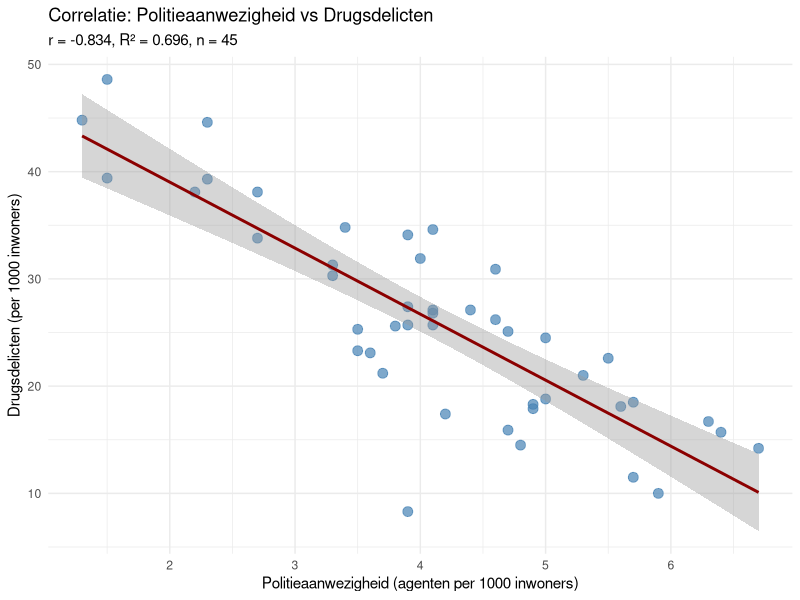
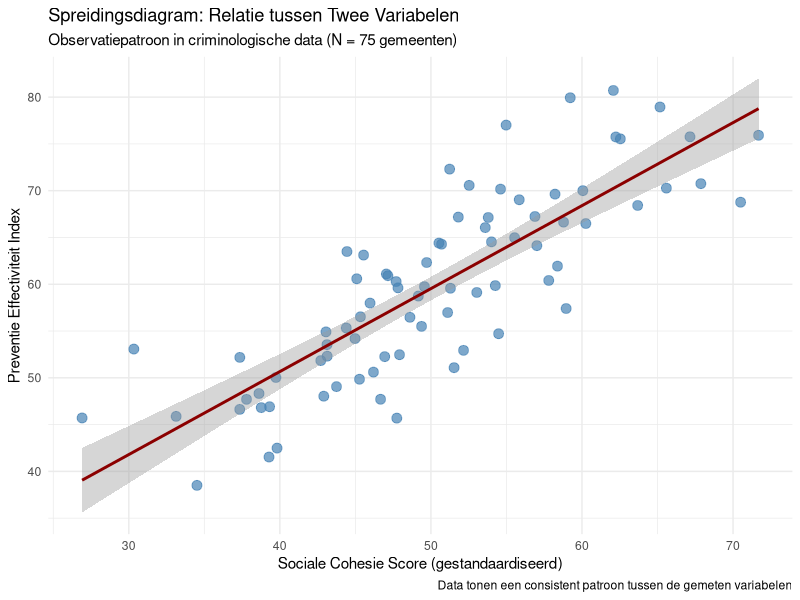
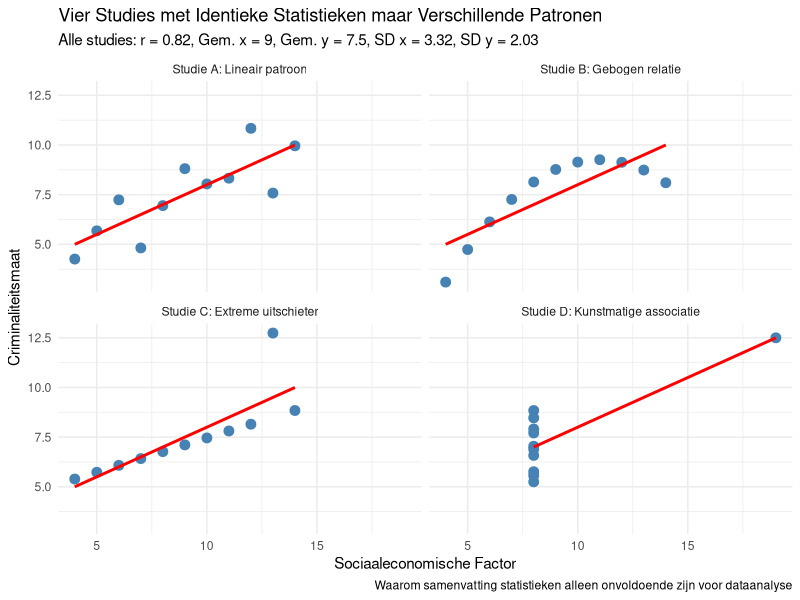
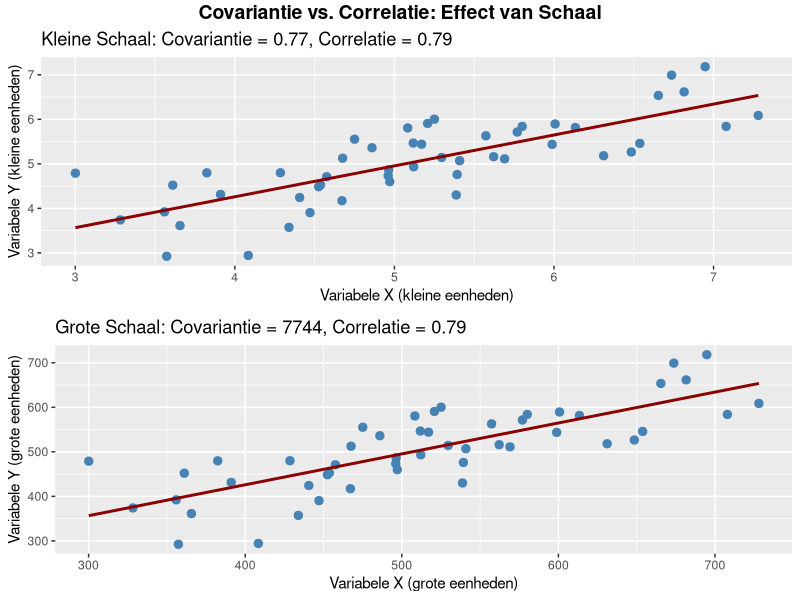
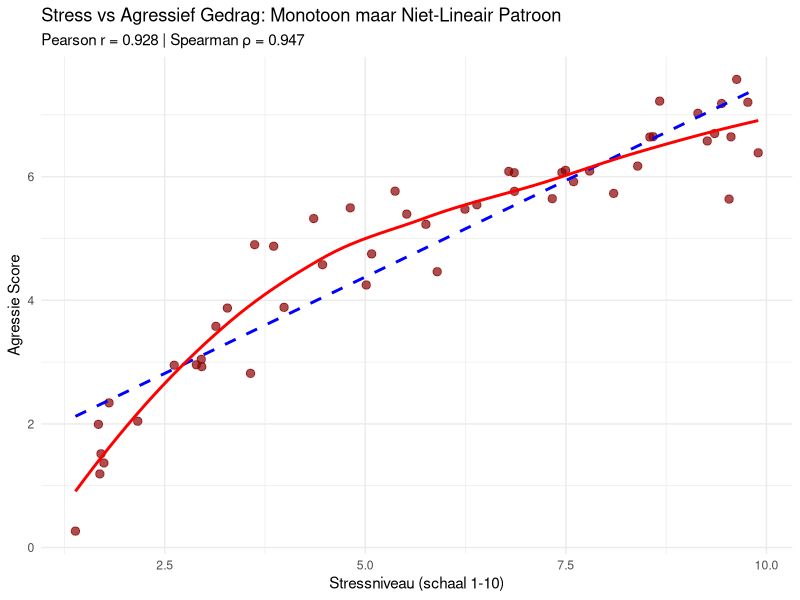
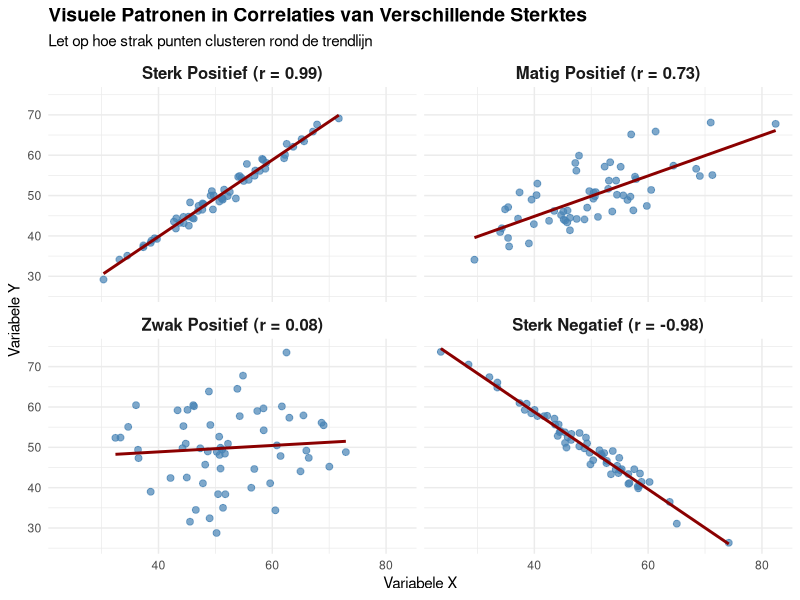
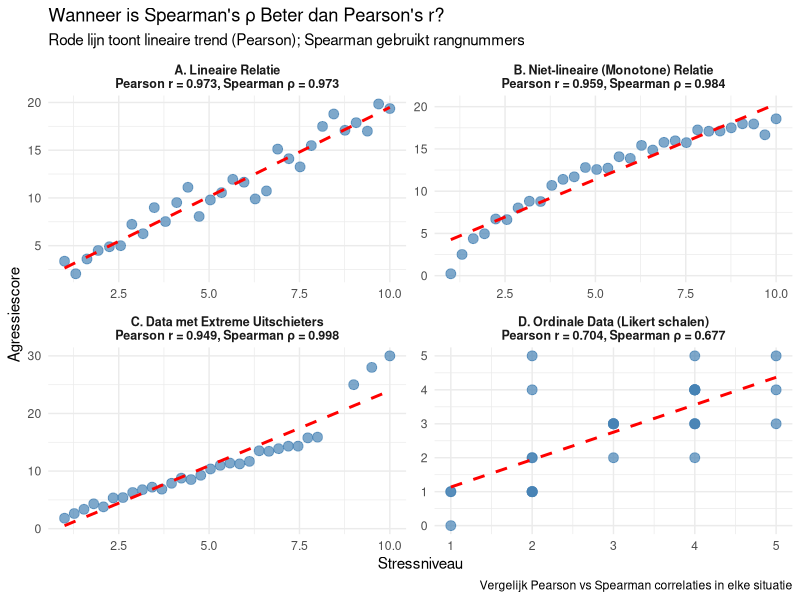
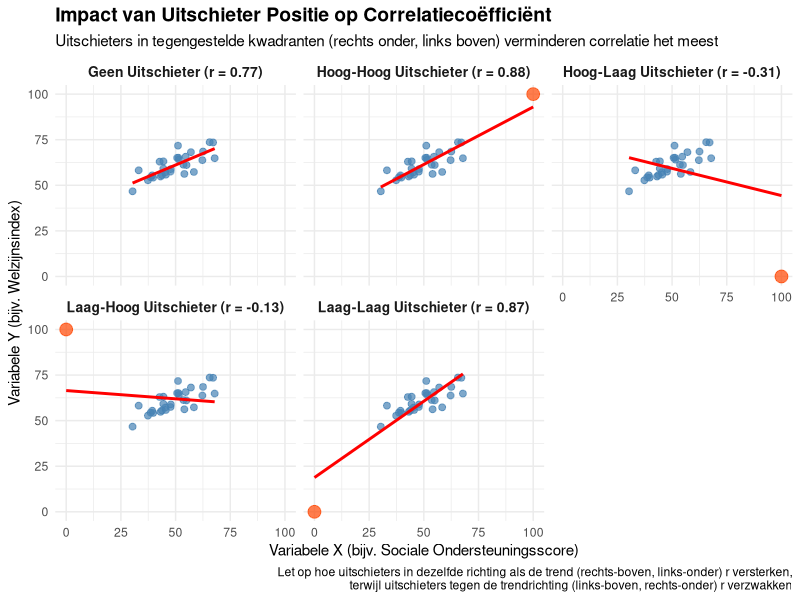

Recreate these plots in R, in order.
## ---- chunk 1
knitr::opts_chunk$set(echo = FALSE, message = FALSE, warning = FALSE, fig.show = 'asis', results = 'hide')
library(knitr)
library(kableExtra)
library(ggplot2)
library(dplyr)
library(flextable)
library(gridExtra)
# library(ragg)      # uncomment if you want the ragg PNG device
library(svglite)     # for SVG output
options(knitr.kable.NA = '')

# Set Dutch locale for R outputs (if available)
Sys.setlocale("LC_TIME", "Dutch")
Sys.setlocale("LC_NUMERIC", "Dutch")

# Function to save plots to Dodona directories
save_dodona_image <- function(plot_obj, question_number, filename = NULL, width = 6, height = 4) {
  if (is.null(filename)) {
    filename <- paste0("correlation_plot_", question_number, ".svg")
  }
  
  # Define the path to the appropriate Dodona directory
  question_dirs <- c(
    "3" = "3.3 Correlatie - Belangrijkste maatregelen",
    "8" = "3.8 Correlatie - Interpreteer correlatie", 
    "9" = "3.9 Correlatie - Wat correlatie vertelt",
    "11" = "3.11 Correlatie - Visualisatie belang",
    "12" = "3.12 Correlatie - Covariantie verschillen",
    "14" = "3.14 Correlatie - Pearson vs Spearman",
    "15" = "3.15 Correlatie - Richting en kracht",
    "18" = "3.18 Correlatie - Wanneer welke correlatie",
    "19" = "3.19 Correlatie - Impact uitschieters",
    "21" = "3.21 Correlatie - Correlatie interpretatie",
    "23" = "3.23 Correlatie - Correlatie aannames"
  )
  
  if (as.character(question_number) %in% names(question_dirs)) {
    dir_name <- question_dirs[as.character(question_number)]
    image_path <- file.path("..", dir_name, "description", "media", filename)
    
    # Create directory if it doesn't exist
    dir.create(dirname(image_path), recursive = TRUE, showWarnings = FALSE)
    
    # Save SVG (vector; best for Dodona/HTML, scales perfectly)
    ggsave(
      filename = image_path,
      plot = plot_obj,
      width = width, height = height, units = "in",
      bg = "white",        # prevent dark-mode overlays from bleeding through
      device = svglite::svglite
    )
    cat("Saved SVG image:", image_path, "with dimensions:", width, "x", height, "\n")
  }
}

# Function to translate common R statistical terms to Dutch
translate_stats <- function(english_term) {
  translations <- c(
    "Mean" = "Gemiddelde",
    "Standard Deviation" = "Standaardafwijking", 
    "Variance" = "Variantie",
    "Correlation" = "Correlatie",
    "p-value" = "p-waarde",
    "Significant" = "Significant",
    "Not significant" = "Niet significant",
    "Sample size" = "Steekproefomvang"
  )
  return(translations[english_term])
}
## ---- chunk 2
# Maak realistische criminologische data met slechts 2 variabelen
set.seed(42)
n <- 45  # Nederlandse gemeenten

# Genereer gecorreleerde criminaliteitsdata
politie <- round(rnorm(n, mean=4.2, sd=1.1), 1)
drugs <- round(25 + rnorm(n, sd=6) - 2.5*scale(politie)[,1]*3, 1)

# Maak dataframe
crime_data <- data.frame(
  "Politieaanwezigheid" = politie,
  "Drugsdelicten" = drugs
)

# DESCRIPTIVE STATISTICS
cat("=== DESCRIPTIVE STATISTICS ===\n\n")

cat("Politieaanwezigheid (agenten per 1000 inwoners):\n")
cat(paste("  Mean (M):", round(mean(crime_data$Politieaanwezigheid), 2), "\n"))
cat(paste("  Standard Deviation (SD):", round(sd(crime_data$Politieaanwezigheid), 2), "\n"))
cat(paste("  Variance:", round(var(crime_data$Politieaanwezigheid), 2), "\n\n"))

cat("Drugsdelicten (per 1000 inwoners):\n")
cat(paste("  Mean (M):", round(mean(crime_data$Drugsdelicten), 2), "\n"))
cat(paste("  Standard Deviation (SD):", round(sd(crime_data$Drugsdelicten), 2), "\n"))
cat(paste("  Variance:", round(var(crime_data$Drugsdelicten), 2), "\n\n"))

# CORRELATION ANALYSIS
cat("=== CORRELATION ANALYSIS ===\n\n")

# Bereken correlatie
r_value <- round(cor(crime_data$Politieaanwezigheid, crime_data$Drugsdelicten), 3)
r_squared <- round(r_value^2, 3)

# Voer significantietest uit
test_result <- cor.test(crime_data$Politieaanwezigheid, crime_data$Drugsdelicten)
p_value <- round(test_result$p.value, 4)

cat(paste("Correlation coefficient (r):", r_value, "\n"))
cat(paste("Coefficient of determination (R²):", r_squared, "\n"))
cat(paste("Explained variance:", round(r_squared * 100, 1), "%\n"))
cat(paste("Sample size (n):", n, "\n"))
cat(paste("p-value:", p_value, "\n"))

if(p_value < 0.001) {
  cat("Significance: p < .001 ***\n")
} else if(p_value < 0.01) {
  cat("Significance: p < .01 **\n")
} else if(p_value < 0.05) {
  cat("Significance: p < .05 *\n")
} else {
  cat("Significance: not significant (p > .05)\n")
}

# Create visualization for Q3.3
# Build subtitle with UTF-8 superscript 2 (works in PNG/SVG/JPEG)
sub_txt <- sprintf("r = %.3f, R\u00B2 = %.3f, n = %d", r_value, r_squared, n)

p_q3 <- ggplot(crime_data, aes(x = Politieaanwezigheid, y = Drugsdelicten)) +
  geom_point(color = "steelblue", size = 3, alpha = 0.7) +
  geom_smooth(method = "lm", formula = y ~ x, se = TRUE, color = "darkred") +
  labs(
    title = "Correlatie: Politieaanwezigheid vs Drugsdelicten",
    subtitle = sub_txt,
    x = "Politieaanwezigheid (agenten per 1000 inwoners)",
    y = "Drugsdelicten (per 1000 inwoners)"
  ) +
  theme_minimal(base_size = 11) +
  theme(
    panel.background = element_rect(fill = "white", colour = NA),
    plot.background  = element_rect(fill = "white", colour = NA)
  )

# Display and save the plot
print(p_q3)

# Save to Dodona directory as SVG
save_dodona_image(p_q3, 3, width = 6, height = 4)
## ---- chunk 3
# Genereer voorbeeldgegevens voor positieve correlatie van 0,75
set.seed(123)
n <- 80
x <- rnorm(n, 50, 10)
y <- 0.75 * scale(x)[,1] * 10 + rnorm(n, 60, 6)

# Maak data frame
pos_cor_data <- data.frame(
  Variable_X = x,
  Variable_Y = y
)

# Bereken correlatie en R-kwadraat
r_value <- round(cor(x, y), 2)
r_squared <- round(r_value^2 * 100, 1)

# Maak visualisatie
p_q8 <- ggplot(pos_cor_data, aes(x = Variable_X, y = Variable_Y)) +
  geom_point(color = "steelblue", size = 3, alpha = 0.7) +
  geom_smooth(method = "lm", formula = y ~ x, se = TRUE, color = "darkred") +
  labs(
    title = "Spreidingsdiagram: Relatie tussen Twee Variabelen",
    subtitle = "Observatiepatroon in criminologische data (N = 75 gemeenten)",
    x = "Sociale Cohesie Score (gestandaardiseerd)",
    y = "Preventie Effectiviteit Index",
    caption = "Data tonen een consistent patroon tussen de gemeten variabelen"
  ) +
  theme_minimal(base_size = 11) +
  theme(
    panel.background = element_rect(fill = "white", colour = NA),
    plot.background  = element_rect(fill = "white", colour = NA)
  )

# Display the plot
print(p_q8)

# Save to Dodona directory
save_dodona_image(p_q8, 8)
## ---- chunk 4
library(tidyr)
library(dplyr)

# Recreate identical statistics with different patterns
data_x1 <- c(10, 8, 13, 9, 11, 14, 6, 4, 12, 7, 5)
data_y1 <- c(8.04, 6.95, 7.58, 8.81, 8.33, 9.96, 7.24, 4.26, 10.84, 4.82, 5.68)
data_x2 <- c(10, 8, 13, 9, 11, 14, 6, 4, 12, 7, 5)
data_y2 <- c(9.14, 8.14, 8.74, 8.77, 9.26, 8.10, 6.13, 3.10, 9.13, 7.26, 4.74)
data_x3 <- c(10, 8, 13, 9, 11, 14, 6, 4, 12, 7, 5)
data_y3 <- c(7.46, 6.77, 12.74, 7.11, 7.81, 8.84, 6.08, 5.39, 8.15, 6.42, 5.73)
data_x4 <- c(8, 8, 8, 8, 8, 8, 8, 19, 8, 8, 8)
data_y4 <- c(6.58, 5.76, 7.71, 8.84, 8.47, 7.04, 5.25, 12.50, 5.56, 7.91, 6.89)

# Calculate statistics (they're identical for all datasets)
corr <- round(cor(data_x1, data_y1), 2)
mean_x <- round(mean(data_x1), 2)
mean_y <- round(mean(data_y1), 2)
sd_x <- round(sd(data_x1), 2)
sd_y <- round(sd(data_y1), 2)

# Combine the data
data_df <- data.frame(
  x1 = data_x1, y1 = data_y1,
  x2 = data_x2, y2 = data_y2,
  x3 = data_x3, y3 = data_y3,
  x4 = data_x4, y4 = data_y4
)

# Transform to long format for easier plotting
data_long <- data_df %>%
  mutate(id = row_number()) %>%
  gather(key, value, -id) %>%
  separate(key, c("axis", "dataset"), sep = 1) %>%
  spread(axis, value) %>%
  select(dataset, id, x, y)

# Create descriptive names for the datasets
dataset_names <- c(
  "1" = "Studie A: Lineair patroon",
  "2" = "Studie B: Gebogen relatie",
  "3" = "Studie C: Extreme uitschieter",
  "4" = "Studie D: Kunstmatige associatie"
)

# Plot the data
p_q11 <- ggplot(data_long, aes(x = x, y = y)) +
  geom_point(size = 3, color = "steelblue") +
  geom_smooth(method = "lm", se = FALSE, color = "red", formula = y ~ x) +
  facet_wrap(~ dataset, ncol = 2, labeller = labeller(dataset = dataset_names)) +
  labs(
    title = "Vier Studies met Identieke Statistieken maar Verschillende Patronen",
    subtitle = paste0("Alle studies: r = ", corr, ", Gem. x = ", mean_x, 
                      ", Gem. y = ", mean_y, ", SD x = ", sd_x, ", SD y = ", sd_y),
    caption = "Waarom samenvatting statistieken alleen onvoldoende zijn voor dataanalyse",
    x = "Sociaaleconomische Factor",
    y = "Criminaliteitsmaat"
  ) +
  theme_minimal(base_size = 11) +
  theme(
    panel.background = element_rect(fill = "white", colour = NA),
    plot.background  = element_rect(fill = "white", colour = NA)
  )

# Display and save the plot
print(p_q11)

# Save to Dodona directory
save_dodona_image(p_q11, 11)
## ---- chunk 5
# Genereer twee datasets met dezelfde correlatie maar verschillende schalen
set.seed(456)
n <- 50

# Dataset 1: Kleine schaal variabelen
x1 <- rnorm(n, 5, 1)
y1 <- 0.7 * scale(x1)[,1] * 1 + rnorm(n, 5, 0.6)
cov1 <- round(cov(x1, y1), 2)
cor1 <- round(cor(x1, y1), 2)

# Dataset 2: Grote schaal variabelen
x2 <- x1 * 100  # Zelfde patroon maar 100x schaal
y2 <- y1 * 100  # Zelfde patroon maar 100x schaal
cov2 <- round(cov(x2, y2), 0)
cor2 <- round(cor(x2, y2), 2)

# Maak gecombineerd data frame
kleine_schaal <- data.frame(x = x1, y = y1, dataset = "Kleine Schaal Variabelen")
grote_schaal <- data.frame(x = x2, y = y2, dataset = "Grote Schaal Variabelen (x100)")
alle_data <- rbind(kleine_schaal, grote_schaal)

# Maak vergelijkingstabel
vergelijking <- data.frame(
  Maatstaf = c("Covariantie", "Correlatie"),
  `Kleine_Schaal` = c(paste0(cov1), paste0(cor1)),
  `Grote_Schaal` = c(paste0(cov2), paste0(cor2)),
  Eenheid_Afhankelijkheid = c("Hangt af van eenheden (verandert met schaal)", "Eenheidsvrij (blijft constant)")
)

# Maak visualisatie met twee plots
p1 <- ggplot(kleine_schaal, aes(x = x, y = y)) +
  geom_point(color = "steelblue", size = 2.5) +
  geom_smooth(method = "lm", se = FALSE, color = "darkred", formula = y ~ x) +
  labs(
    title = paste0("Kleine Schaal: Covariantie = ", cov1, ", Correlatie = ", cor1),
    x = "Variabele X (kleine eenheden)",
    y = "Variabele Y (kleine eenheden)"
  )

p2 <- ggplot(grote_schaal, aes(x = x, y = y)) +
  geom_point(color = "steelblue", size = 2.5) +
  geom_smooth(method = "lm", se = FALSE, color = "darkred", formula = y ~ x) +
  labs(
    title = paste0("Grote Schaal: Covariantie = ", cov2, ", Correlatie = ", cor2),
    x = "Variabele X (grote eenheden)",
    y = "Variabele Y (grote eenheden)"
  )

# Combineer plots met gridExtra
library(gridExtra)
p_q12 <- grid.arrange(p1, p2, nrow = 2,
             top = grid::textGrob("Covariantie vs. Correlatie: Effect van Schaal", 
                                  gp = grid::gpar(fontsize = 14, fontface = "bold")))

# Save to Dodona directory
save_dodona_image(p_q12, 12)
## ---- chunk 6
# Maak voorbeelddata voor monotoon maar niet-lineair patroon
set.seed(456)
n <- 50

# Genereer monotoon toenemend maar gebogen patroon (logaritmisch)
stress <- runif(n, 1, 10)
agressie <- 3 * log(stress) + rnorm(n, 0, 0.5)

# Bereken beide correlaties
pearson_r <- round(cor(stress, agressie, method = "pearson"), 3)
spearman_rho <- round(cor(stress, agressie, method = "spearman"), 3)

# Maak vergelijkingsplot
library(ggplot2)
data_plot <- data.frame(stress = stress, agressie = agressie)

ggplot(data_plot, aes(x = stress, y = agressie)) +
  geom_point(color = "darkred", size = 2.5, alpha = 0.7) +
  geom_smooth(method = "lm", se = FALSE, color = "blue", linetype = "dashed", 
              aes(color = "Lineaire lijn (Pearson)")) +
  geom_smooth(method = "loess", se = FALSE, color = "red", linewidth = 1,
              aes(color = "Werkelijke curve")) +
  scale_color_manual(values = c("Lineaire lijn (Pearson)" = "blue", 
                               "Werkelijke curve" = "red")) +
  labs(
    title = "Stress vs Agressief Gedrag: Monotoon maar Niet-Lineair Patroon",
    subtitle = paste0("Pearson r = ", pearson_r, " | Spearman ρ = ", spearman_rho),
    x = "Stressniveau (schaal 1-10)",
    y = "Agressie Score",
    color = "Trendlijn Type"
  ) +
  theme_minimal(base_size = 11) +
  theme(
    panel.background = element_rect(fill = "white", colour = NA),
    plot.background  = element_rect(fill = "white", colour = NA),
    legend.position = "bottom"
  )
## ---- chunk 7
# Maak vier datasets met verschillende correlatiepatronen
set.seed(123)
n <- 60

# Maak data met verschillende correlatiesterktes
maak_data <- function(sterkte, richting="positief") {
  x <- rnorm(n, 50, 10)
  
  if(richting == "positief") {
    factor <- sterkte
  } else {
    factor <- -sterkte
  }
  
  ruis <- (1-abs(sterkte)) * 10
  y <- factor * scale(x)[,1] * 10 + rnorm(n, 50, ruis)
  
  if(sterkte == 0) {
    y <- rnorm(n, 50, 10)  # Geen relatie
  }
  
  return(data.frame(x=x, y=y))
}

# Genereer vier datasets
sterk_pos <- maak_data(0.85, "positief")
matig_pos <- maak_data(0.45, "positief")
zwak_pos <- maak_data(0.15, "positief")
sterk_neg <- maak_data(0.85, "negatief")

# Bereken werkelijke correlaties
cor_sterk_pos <- round(cor(sterk_pos$x, sterk_pos$y), 2)
cor_matig_pos <- round(cor(matig_pos$x, matig_pos$y), 2)
cor_zwak_pos <- round(cor(zwak_pos$x, zwak_pos$y), 2)
cor_sterk_neg <- round(cor(sterk_neg$x, sterk_neg$y), 2)

# Combineer datasets met labels
sterk_pos$sterkte <- paste0("Sterk Positief (r = ", cor_sterk_pos, ")")
matig_pos$sterkte <- paste0("Matig Positief (r = ", cor_matig_pos, ")")
zwak_pos$sterkte <- paste0("Zwak Positief (r = ", cor_zwak_pos, ")")
sterk_neg$sterkte <- paste0("Sterk Negatief (r = ", cor_sterk_neg, ")")

# Combineer alle datasets
alle_data <- rbind(
  transform(sterk_pos, sterkte_orde = 1),
  transform(matig_pos, sterkte_orde = 2),
  transform(zwak_pos, sterkte_orde = 3),
  transform(sterk_neg, sterkte_orde = 4)
)

# Converteer naar factor met specifieke volgorde
alle_data$sterkte <- factor(alle_data$sterkte, 
                           levels = c(paste0("Sterk Positief (r = ", cor_sterk_pos, ")"),
                                      paste0("Matig Positief (r = ", cor_matig_pos, ")"),
                                      paste0("Zwak Positief (r = ", cor_zwak_pos, ")"),
                                      paste0("Sterk Negatief (r = ", cor_sterk_neg, ")")))

# Maak visualisatie
ggplot(alle_data, aes(x = x, y = y)) +
  geom_point(color = "steelblue", size = 2, alpha = 0.7) +
  geom_smooth(method = "lm", se = FALSE, color = "darkred", formula = y ~ x) +
  facet_wrap(~ sterkte, ncol = 2) +
  labs(
    title = "Visuele Patronen in Correlaties van Verschillende Sterktes",
    subtitle = "Let op hoe strak punten clusteren rond de trendlijn",
    x = "Variabele X",
    y = "Variabele Y"
  ) +
  theme_minimal() +
  theme(
    strip.text = element_text(size = 12, face = "bold"),
    plot.title = element_text(size = 14, face = "bold")
  )
## ---- chunk 8
# Genereer verschillende datasets
set.seed(42)
n <- 30

# Dataset 1: Lineaire relatie (Pearson geschikt)
stress_niveau_1 <- seq(1, 10, length.out = n)
agressie_score_1 <- 2 * stress_niveau_1 + rnorm(n, 0, 1)

# Dataset 2: Niet-lineaire maar monotone relatie (Spearman beter)
stress_niveau_2 <- seq(1, 10, length.out = n)
agressie_score_2 <- log(stress_niveau_2) * 8 + rnorm(n, 0, 0.5)

# Dataset 3: Data met uitschieters (Spearman robuuster)
stress_niveau_3 <- c(seq(1, 8, length.out = n-3), 9, 9.5, 10)
agressie_score_3 <- c(stress_niveau_3[1:(n-3)] * 2 + rnorm(n-3, 0, 0.5), 25, 28, 30)  # Extreme uitschieters

# Dataset 4: Ordinale data (Spearman geschikt)
stress_niveau_4 <- round(runif(n, 1, 5))  # Likert schaal 1-5
agressie_score_4 <- round(stress_niveau_4 + rnorm(n, 0, 1))  # Ook ordinaal

# Bereken correlaties voor elke dataset
pearson_1 <- round(cor(stress_niveau_1, agressie_score_1, method = "pearson"), 3)
spearman_1 <- round(cor(stress_niveau_1, agressie_score_1, method = "spearman"), 3)

pearson_2 <- round(cor(stress_niveau_2, agressie_score_2, method = "pearson"), 3)
spearman_2 <- round(cor(stress_niveau_2, agressie_score_2, method = "spearman"), 3)

pearson_3 <- round(cor(stress_niveau_3, agressie_score_3, method = "pearson"), 3)
spearman_3 <- round(cor(stress_niveau_3, agressie_score_3, method = "spearman"), 3)

pearson_4 <- round(cor(stress_niveau_4, agressie_score_4, method = "pearson"), 3)
spearman_4 <- round(cor(stress_niveau_4, agressie_score_4, method = "spearman"), 3)

# Maak data frames
data1 <- data.frame(x = stress_niveau_1, y = agressie_score_1, 
                    type = paste0("A. Lineaire Relatie\nPearson r = ", pearson_1, ", Spearman ρ = ", spearman_1))
data2 <- data.frame(x = stress_niveau_2, y = agressie_score_2, 
                    type = paste0("B. Niet-lineaire (Monotone) Relatie\nPearson r = ", pearson_2, ", Spearman ρ = ", spearman_2))
data3 <- data.frame(x = stress_niveau_3, y = agressie_score_3, 
                    type = paste0("C. Data met Extreme Uitschieters\nPearson r = ", pearson_3, ", Spearman ρ = ", spearman_3))
data4 <- data.frame(x = stress_niveau_4, y = agressie_score_4, 
                    type = paste0("D. Ordinale Data (Likert schalen)\nPearson r = ", pearson_4, ", Spearman ρ = ", spearman_4))

# Combineer alle data
all_data <- rbind(data1, data2, data3, data4)

# Maak plots
p1 <- ggplot(all_data, aes(x = x, y = y)) +
  geom_point(size = 3, color = "steelblue", alpha = 0.7) +
  geom_smooth(method = "lm", se = FALSE, color = "red", linetype = "dashed", formula = y ~ x) +
  facet_wrap(~ type, scales = "free", ncol = 2) +
  labs(
    title = "Wanneer is Spearman's ρ Beter dan Pearson's r?",
    subtitle = "Rode lijn toont lineaire trend (Pearson); Spearman gebruikt rangnummers",
    x = "Stressniveau",
    y = "Agressiescore",
    caption = "Vergelijk Pearson vs Spearman correlaties in elke situatie"
  ) +
  theme_minimal() +
  theme(strip.text = element_text(size = 9, face = "bold"))

print(p1)
## ---- chunk 9
# Maak basisdata met positieve correlatie
set.seed(123)
n <- 30
x_basis <- rnorm(n, 50, 10)
y_basis <- 0.7 * scale(x_basis)[,1] * 8 + rnorm(n, 60, 5)

# Maak datasets met verschillende uitschieters
x_uitschieter1 <- c(x_basis, 100)  # hoog-hoog (rechts boven)
y_uitschieter1 <- c(y_basis, 100)

x_uitschieter2 <- c(x_basis, 0)    # laag-laag (links onder)
y_uitschieter2 <- c(y_basis, 0)

x_uitschieter3 <- c(x_basis, 100)  # hoog-laag (rechts onder)
y_uitschieter3 <- c(y_basis, 0)

x_uitschieter4 <- c(x_basis, 0)    # laag-hoog (links boven)
y_uitschieter4 <- c(y_basis, 100)

# Bereken correlaties
cor1 <- round(cor(x_uitschieter1, y_uitschieter1), 2)
cor2 <- round(cor(x_uitschieter2, y_uitschieter2), 2)
cor3 <- round(cor(x_uitschieter3, y_uitschieter3), 2)
cor4 <- round(cor(x_uitschieter4, y_uitschieter4), 2)
cor_basis <- round(cor(x_basis, y_basis), 2)

# Combineer in één dataframe voor plotten
uitschieter_data <- data.frame(
  dataset = rep(c("Geen Uitschieter", "Hoog-Hoog Uitschieter", 
                 "Laag-Laag Uitschieter", "Hoog-Laag Uitschieter", 
                 "Laag-Hoog Uitschieter"), each=n+1),
  x = c(x_basis, NA, x_uitschieter1, x_uitschieter2, x_uitschieter3, x_uitschieter4),
  y = c(y_basis, NA, y_uitschieter1, y_uitschieter2, y_uitschieter3, y_uitschieter4),
  uitschieter = c(rep(FALSE, n), TRUE, rep(c(rep(FALSE, n), TRUE), 4))
)

# Verwijder de NA rij
uitschieter_data <- uitschieter_data[!is.na(uitschieter_data$x),]

# Voeg correlatie informatie toe
dataset_labels <- c(
  "Geen Uitschieter" = paste0("Geen Uitschieter (r = ", cor_basis, ")"),
  "Hoog-Hoog Uitschieter" = paste0("Hoog-Hoog Uitschieter (r = ", cor1, ")"),
  "Laag-Laag Uitschieter" = paste0("Laag-Laag Uitschieter (r = ", cor2, ")"),
  "Hoog-Laag Uitschieter" = paste0("Hoog-Laag Uitschieter (r = ", cor3, ")"),
  "Laag-Hoog Uitschieter" = paste0("Laag-Hoog Uitschieter (r = ", cor4, ")")
)

# Maak de visualisatie
ggplot(uitschieter_data, aes(x = x, y = y, color = uitschieter)) +
  geom_point(size = ifelse(uitschieter_data$uitschieter, 4, 2), alpha = 0.7) +
  geom_smooth(method = "lm", se = FALSE, color = "red", 
              aes(group = dataset), formula = y ~ x) +
  scale_color_manual(values = c("steelblue", "orangered")) +
  facet_wrap(~ dataset, ncol = 3, labeller = labeller(dataset = dataset_labels)) +
  labs(
    title = "Impact van Uitschieter Positie op Correlatiecoëfficiënt",
    subtitle = "Uitschieters in tegengestelde kwadranten (rechts onder, links boven) verminderen correlatie het meest",
    caption = "Let op hoe uitschieters in dezelfde richting als de trend (rechts-boven, links-onder) r versterken,\nterwijl uitschieters tegen de trendrichting (links-boven, rechts-onder) r verzwakken",
    x = "Variabele X (bijv. Sociale Ondersteuningsscore)",
    y = "Variabele Y (bijv. Welzijnsindex)"
  ) +
  theme_minimal() +
  theme(
    legend.position = "none",
    plot.title = element_text(size = 14, face = "bold"),
    plot.subtitle = element_text(size = 11),
    strip.text = element_text(size = 10, face = "bold")
  )
## ---- chunk 10
# Genereer voorbeelddata die r = 0,40 produceert
set.seed(123)
n <- 100

# Genereer data met gewenste correlatie van 0.40
library(MASS)
mu <- c(0, 0)
sigma <- matrix(c(1, 0.40, 0.40, 1), 2)
data_matrix <- mvrnorm(n, mu, sigma)

# Transformeer naar meaningful scales
ses_score <- data_matrix[,1] * 2 + 5  # SES score roughly 1-9
crime_rate <- data_matrix[,2] * 3 + 15  # Crime rate, positive correlation

# Bereken finale correlatie
final_r <- round(cor(ses_score, crime_rate), 2)

# Bereken verklaarde variantie
r_squared <- round(final_r^2, 3)
explained_var_percent <- round(r_squared * 100, 1)

# Maak data frame
plot_data <- data.frame(
  SES = ses_score,
  Crime = crime_rate
)

# Maak spreidingsdiagram
p1 <- ggplot(plot_data, aes(x = SES, y = Crime)) +
  geom_point(size = 3, color = "steelblue", alpha = 0.7) +
  geom_smooth(method = "lm", se = TRUE, color = "red", formula = y ~ x) +
  labs(
    title = paste0("Correlatie tussen SES en Criminaliteit (r = ", final_r, ")"),
    subtitle = paste0("R² = ", r_squared, " (", explained_var_percent, "% van variantie verklaard)"),
    x = "Sociaaleconomische Status Score",
    y = "Criminaliteitscijfer"
  ) +
  theme_minimal() +
  theme(plot.title = element_text(size = 14, face = "bold"))

print(p1)
## ---- chunk 11
# Genereer data om verschillende veronderstellingen te demonstreren
set.seed(123)
n <- 50

# Dataset 1: Voldoet aan alle aannames (ideaal)
x1 <- rnorm(n, 50, 10)
y1 <- 20 + 0.6*x1 + rnorm(n, 0, 5)
data1 <- data.frame(x = x1, y = y1, type = "A. Ideaal: Lineair, Normaal, Geen Uitschieters")

# Dataset 2: Niet-lineaire relatie (schending lineariteit)
x2 <- seq(10, 90, length.out = n)
y2 <- 0.01*x2^2 + rnorm(n, 0, 8)
data2 <- data.frame(x = x2, y = y2, type = "B. Schending: Niet-lineaire Relatie")

# Dataset 3: Extreme uitschieters (schending normaliteit/robuustheid)
x3 <- rnorm(n-2, 50, 10)
y3 <- 20 + 0.6*x3 + rnorm(n-2, 0, 5)
x3 <- c(x3, 80, 20)  # Voeg uitschieters toe
y3 <- c(y3, 20, 80)  # Extreme afwijkende punten
data3 <- data.frame(x = x3, y = y3, type = "C. Schending: Extreme Uitschieters Aanwezig")

# Dataset 4: Heteroscedasticiteit (ongelijke variantie)
x4 <- seq(10, 90, length.out = n)
y4 <- 20 + 0.6*x4 + rnorm(n, 0, x4/10)  # Variantie neemt toe met x
data4 <- data.frame(x = x4, y = y4, type = "D. Schending: Ongelijke Variantie (Heteroscedasticiteit)")

# Combineer alle datasets
all_data <- rbind(data1, data2, data3, data4)

# Bereken correlaties voor elke dataset
cor1 <- round(cor(x1, y1), 3)
cor2 <- round(cor(x2, y2), 3)
cor3 <- round(cor(x3, y3), 3)
cor4 <- round(cor(x4, y4), 3)

# Update labels met correlaties
all_data$type <- factor(all_data$type, levels = unique(all_data$type))
levels(all_data$type) <- c(
  paste0("A. Ideaal: r = ", cor1),
  paste0("B. Niet-lineair: r = ", cor2, " (misleidend)"),
  paste0("C. Uitschieters: r = ", cor3, " (beïnvloed)"),
  paste0("D. Ongelijke var.: r = ", cor4, " (onbetrouwbaar)")
)

# Maak plots
p1 <- ggplot(all_data, aes(x = x, y = y)) +
  geom_point(size = 2.5, color = "steelblue", alpha = 0.7) +
  geom_smooth(method = "lm", se = FALSE, color = "red", formula = y ~ x) +
  facet_wrap(~ type, scales = "free", ncol = 2) +
  labs(
    title = "Veronderstellingen van Pearson's Correlatie",
    subtitle = "Hoe schendingen van aannames de resultaten beïnvloeden",
    x = "X Variabele",
    y = "Y Variabele",
    caption = "Rode lijn toont lineaire trend die Pearson gebruikt"
  ) +
  theme_minimal() +
  theme(strip.text = element_text(size = 10, face = "bold"))

print(p1)
